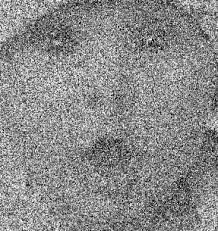
#> input picture exercise/baby.jpeg, 218 x 231 px; its folder holds only this picture in this run
$ jupyter execute baitap_1_5_notebook.ipynb   (shell and % lines are left out)
#> lines starting #> are read from the running program, lines starting #| are printed output that depends on the picture
# BÀI TẬP 1-5: XỬ LÝ ẢNH CƠ BẢN

## Import thư viện

[cell 1]
import cv2
import numpy as np
import os
import matplotlib.pyplot as plt
from matplotlib.pyplot import figure
import glob

# Thiết lập hiển thị
plt.rcParams['figure.figsize'] = [15, 10]

---
# BÀI 1: NạP ẢNH VÀ LƯU 3 ẢNH VỚI 3 MÀU KHÁC NHAU

[cell 2]
def bai1_tach_3_mau():
    """
    Bài 1: Nạp ảnh và lưu 3 ảnh với 3 màu khác nhau (R, G, B)
    """
    # Đọc ảnh
    img_path = 'bird.png'
    img = cv2.imread(img_path)

    if img is None:
        print(f"Không thể đọc ảnh từ {img_path}")
        return

    # Tạo thư mục output
    output_dir = 'output_bai1'
    os.makedirs(output_dir, exist_ok=True)

    # Tách 3 kênh màu B, G, R
    b, g, r = cv2.split(img)

    # Tạo ảnh chỉ có kênh Blue
    img_blue = cv2.merge([b, np.zeros_like(g), np.zeros_like(r)])
    cv2.imwrite(os.path.join(output_dir, 'anh_mau_xanh_duong.png'), img_blue)

    # Tạo ảnh chỉ có kênh Green
    img_green = cv2.merge([np.zeros_like(b), g, np.zeros_like(r)])
    cv2.imwrite(os.path.join(output_dir, 'anh_mau_xanh_la.png'), img_green)

    # Tạo ảnh chỉ có kênh Red
    img_red = cv2.merge([np.zeros_like(b), np.zeros_like(g), r])
    cv2.imwrite(os.path.join(output_dir, 'anh_mau_do.png'), img_red)

    # Hiển thị kết quả
    fig, axes = plt.subplots(2, 2, figsize=(12, 10))

    axes[0, 0].imshow(cv2.cvtColor(img, cv2.COLOR_BGR2RGB))
    axes[0, 0].set_title('Ảnh gốc')
    axes[0, 0].axis('off')

    axes[0, 1].imshow(cv2.cvtColor(img_red, cv2.COLOR_BGR2RGB))
    axes[0, 1].set_title('Kênh Red')
    axes[0, 1].axis('off')

    axes[1, 0].imshow(cv2.cvtColor(img_green, cv2.COLOR_BGR2RGB))
    axes[1, 0].set_title('Kênh Green')
    axes[1, 0].axis('off')

    axes[1, 1].imshow(cv2.cvtColor(img_blue, cv2.COLOR_BGR2RGB))
    axes[1, 1].set_title('Kênh Blue')
    axes[1, 1].axis('off')

    plt.tight_layout()
    plt.show()

    print("Đã lưu 3 ảnh màu vào thư mục:", output_dir)

# Chạy bài 1
bai1_tach_3_mau()

---
# BÀI 2: HOÁN ĐỔI GIÁ TRỊ CÁC MÀU

[cell 3]
def bai2_hoan_doi_mau():
    """
    Bài 2: Hoán đổi giá trị các màu (R->G, G->B, B->R)
    """
    # Đọc ảnh
    img_path = 'bird.png'
    img = cv2.imread(img_path)

    if img is None:
        print(f"Không thể đọc ảnh từ {img_path}")
        return

    # Tạo thư mục output
    output_dir = 'output_bai2'
    os.makedirs(output_dir, exist_ok=True)

    # Tách kênh màu
    b, g, r = cv2.split(img)

    # Hoán đổi: R->G, G->B, B->R
    # Trong OpenCV: [B, G, R] -> [R, B, G]
    img_swapped = cv2.merge([r, b, g])

    # Lưu ảnh
    cv2.imwrite(os.path.join(output_dir, 'anh_hoan_doi_mau.png'), img_swapped)

    # Hiển thị kết quả
    fig, axes = plt.subplots(1, 2, figsize=(12, 6))

    axes[0].imshow(cv2.cvtColor(img, cv2.COLOR_BGR2RGB))
    axes[0].set_title('Ảnh gốc')
    axes[0].axis('off')

    axes[1].imshow(cv2.cvtColor(img_swapped, cv2.COLOR_BGR2RGB))
    axes[1].set_title('Ảnh sau hoán đổi màu')
    axes[1].axis('off')

    plt.tight_layout()
    plt.show()

    print("Đã lưu ảnh hoán đổi màu vào thư mục:", output_dir)

# Chạy bài 2
bai2_hoan_doi_mau()

---
# BÀI 3: CHUYỂN SANG HSV VÀ LƯU 3 ẢNH MÀU KHÁC NHAU

[cell 4]
def bai3_chuyen_hsv():
    """
    Bài 3: Chuyển sang HSV và lưu 3 ảnh với 3 màu khác nhau
    """
    # Đọc ảnh
    img_path = 'bird.png'
    img = cv2.imread(img_path)

    if img is None:
        print(f"Không thể đọc ảnh từ {img_path}")
        return

    # Chuyển sang HSV
    hsv_img = cv2.cvtColor(img, cv2.COLOR_BGR2HSV)

    # Tạo thư mục output
    output_dir = 'output_bai3'
    os.makedirs(output_dir, exist_ok=True)

    # Tạo 3 ảnh với Hue khác nhau
    colors = {'Do': 0, 'Xanh_la': 60, 'Xanh_duong': 120}
    results = {}

    for color_name, hue_value in colors.items():
        hsv_modified = hsv_img.copy()
        hsv_modified[:, :, 0] = hue_value  # Thay đổi kênh Hue

        # Chuyển ngược về BGR
        img_modified = cv2.cvtColor(hsv_modified, cv2.COLOR_HSV2BGR)

        # Lưu ảnh
        filename = f'anh_mau_{color_name}.png'
        cv2.imwrite(os.path.join(output_dir, filename), img_modified)

        results[color_name] = cv2.cvtColor(img_modified, cv2.COLOR_BGR2RGB)

    # Hiển thị kết quả
    fig, axes = plt.subplots(2, 2, figsize=(12, 10))

    axes[0, 0].imshow(cv2.cvtColor(img, cv2.COLOR_BGR2RGB))
    axes[0, 0].set_title('Ảnh gốc')
    axes[0, 0].axis('off')

    positions = [(0, 1), (1, 0), (1, 1)]
    for i, (color_name, img_result) in enumerate(results.items()):
        row, col = positions[i]
        axes[row, col].imshow(img_result)
        axes[row, col].set_title(f'Màu {color_name}')
        axes[row, col].axis('off')

    plt.tight_layout()
    plt.show()

    print("Đã lưu 3 ảnh HSV vào thư mục:", output_dir)

# Chạy bài 3
bai3_chuyen_hsv()

---
# BÀI 4: CHUYỂN SANG HSV VỚI ĐIỀU KIỆN ĐẶC BIỆT

[cell 5]
def bai4_hsv_dieu_kien():
    """
    Bài 4: Chuyển sang HSV với Hnew = 1/3 Hold, Vnew = 3/4 Vold
    """
    # Đọc ảnh
    img_path = 'bird.png'
    img = cv2.imread(img_path)

    if img is None:
        print(f"Không thể đọc ảnh từ {img_path}")
        return

    # Chuyển sang HSV
    hsv_img = cv2.cvtColor(img, cv2.COLOR_BGR2HSV).astype(np.float32)

    # Áp dụng điều kiện: Hnew = 1/3 * Hold, Vnew = 3/4 * Vold
    hsv_modified = hsv_img.copy()
    hsv_modified[:, :, 0] = hsv_img[:, :, 0] / 3  # Hue mới = 1/3 Hue cũ
    hsv_modified[:, :, 2] = hsv_img[:, :, 2] * 3/4  # Value mới = 3/4 Value cũ

    # Đảm bảo giá trị trong phạm vi hợp lệ
    hsv_modified[:, :, 0] = np.clip(hsv_modified[:, :, 0], 0, 179)
    hsv_modified[:, :, 2] = np.clip(hsv_modified[:, :, 2], 0, 255)

    # Chuyển về uint8
    hsv_modified = hsv_modified.astype(np.uint8)

    # Chuyển ngược về BGR
    img_result = cv2.cvtColor(hsv_modified, cv2.COLOR_HSV2BGR)

    # Tạo thư mục và lưu
    output_dir = 'output_bai4'
    os.makedirs(output_dir, exist_ok=True)
    cv2.imwrite(os.path.join(output_dir, 'anh_hsv_dieu_kien.png'), img_result)

    # Hiển thị kết quả
    fig, axes = plt.subplots(1, 2, figsize=(12, 6))

    axes[0].imshow(cv2.cvtColor(img, cv2.COLOR_BGR2RGB))
    axes[0].set_title('Ảnh gốc')
    axes[0].axis('off')

    axes[1].imshow(cv2.cvtColor(img_result, cv2.COLOR_BGR2RGB))
    axes[1].set_title('Ảnh sau điều chỉnh HSV\n(H_new = 1/3 H_old, V_new = 3/4 V_old)')
    axes[1].axis('off')

    plt.tight_layout()
    plt.show()

    print("Đã lưu ảnh HSV với điều kiện đặc biệt vào:", output_dir)

# Chạy bài 4
bai4_hsv_dieu_kien()

---
# BÀI 5: SỬ DỤNG MEAN FILTER

[cell 6]
def bai5_mean_filter():
    """
    Bài 5: Sử dụng mean filter cho các hình trong thư mục Exercise
    """
    # Tạo thư mục Exercise nếu chưa có
    exercise_dir = 'Exercise'
    if not os.path.exists(exercise_dir):
        os.makedirs(exercise_dir)
        print(f"Đã tạo thư mục {exercise_dir}. Vui lòng thêm các ảnh vào thư mục này.")
        return

    # Lấy danh sách file ảnh
    img_extensions = ['*.jpg', '*.jpeg', '*.png', '*.bmp', '*.tiff']
    img_files = []
    for ext in img_extensions:
        img_files.extend(glob.glob(os.path.join(exercise_dir, ext)))
        img_files.extend(glob.glob(os.path.join(exercise_dir, ext.upper())))

    if not img_files:
        print(f"Không tìm thấy ảnh nào trong thư mục {exercise_dir}")
        return

    # Tạo thư mục output
    output_dir = 'output_bai5_mean_filter'
    os.makedirs(output_dir, exist_ok=True)

    # Áp dụng mean filter cho từng ảnh
    kernel_sizes = [3, 5, 7, 9]  # Các kích thước kernel khác nhau

    for img_file in img_files[:3]:  # Xử lý tối đa 3 ảnh để demo
        img = cv2.imread(img_file)
#> img is the input picture: shape (231, 218, 3); min 0, max 255, mean 137.8
        if img is None:
            continue

        img_name = os.path.splitext(os.path.basename(img_file))[0]

        # Hiển thị ảnh gốc và các kết quả mean filter
        fig, axes = plt.subplots(1, len(kernel_sizes) + 1, figsize=(20, 4))

        # Ảnh gốc
        axes[0].imshow(cv2.cvtColor(img, cv2.COLOR_BGR2RGB))
        axes[0].set_title(f'Ảnh gốc: {img_name}')
        axes[0].axis('off')

        # Áp dụng mean filter với các kernel khác nhau
        for i, kernel_size in enumerate(kernel_sizes):
            # Mean filter = Blur filter với kernel trung bình
            blurred = cv2.blur(img, (kernel_size, kernel_size))

            # Lưu ảnh
            output_filename = f'{img_name}_mean_filter_{kernel_size}x{kernel_size}.png'
            cv2.imwrite(os.path.join(output_dir, output_filename), blurred)

            # Hiển thị
            axes[i + 1].imshow(cv2.cvtColor(blurred, cv2.COLOR_BGR2RGB))
            axes[i + 1].set_title(f'Mean Filter {kernel_size}x{kernel_size}')
            axes[i + 1].axis('off')
#> this loop made 4 passes
#> pass 1, in bai5_mean_filter, `blurred = cv2.blur(img, (kernel_size, kernel_size))`:
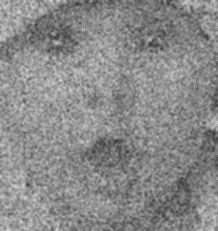
#> blurred: shape (231, 218, 3); min 46, max 217, mean 137.8
#> pass 2, in bai5_mean_filter, `blurred = cv2.blur(img, (kernel_size, kernel_size))`:
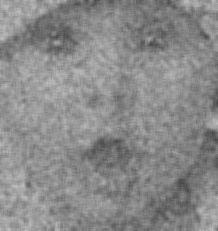
#> blurred: shape (231, 218, 3); min 71, max 191, mean 137.8

        plt.tight_layout()
        plt.show()
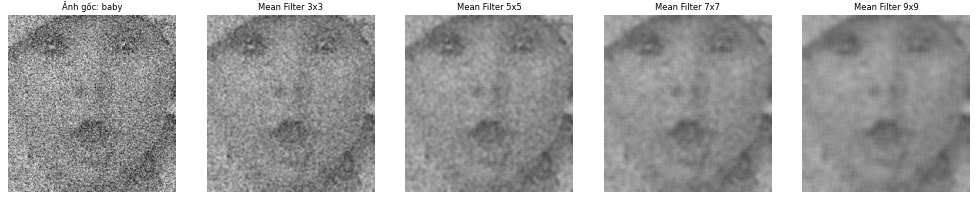
#> figure drawn by matplotlib, 5 panels

    print(f"Đã xử lý {min(len(img_files), 3)} ảnh với mean filter")
    print(f"Kết quả lưu trong thư mục: {output_dir}")
#| Kết quả lưu trong thư mục: output_bai5_mean_filter

# Chạy bài 5
bai5_mean_filter()
